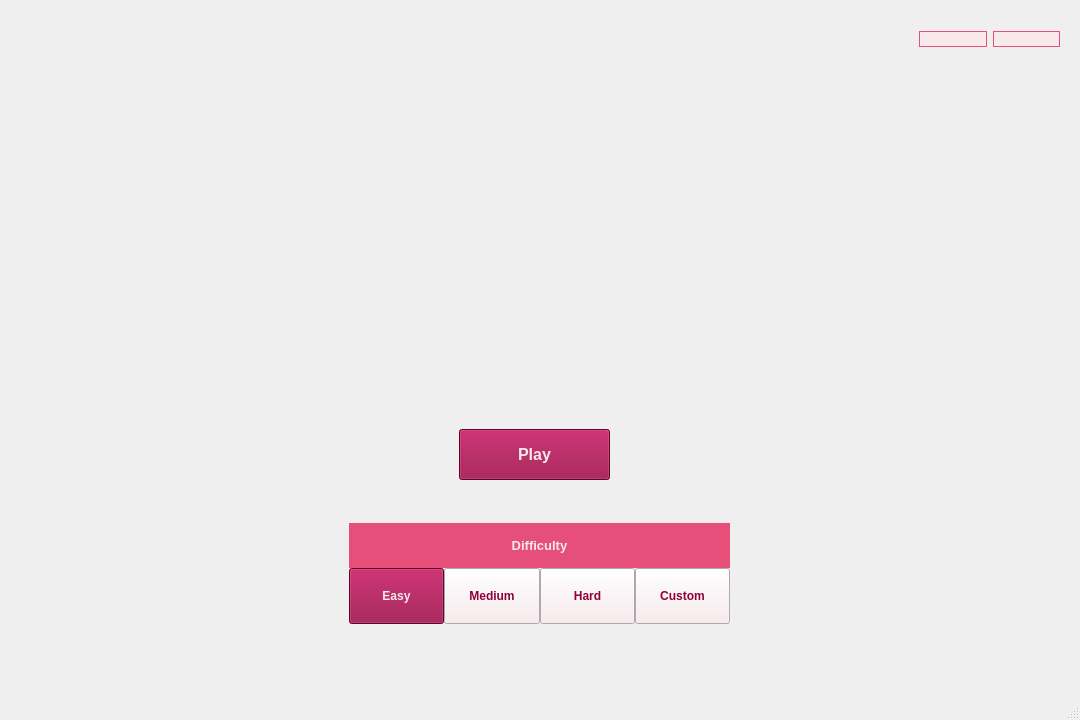
<?xml version="1.0" encoding="UTF-8"?>
<ui version="4.0">
 <class>MenuWindow</class>
 <widget class="QMainWindow" name="MenuWindow">
  <property name="geometry">
   <rect>
    <x>0</x>
    <y>0</y>
    <width>1080</width>
    <height>720</height>
   </rect>
  </property>
  <property name="windowTitle">
   <string>MenuWindow</string>
  </property>
  <widget class="QWidget" name="centralwidget">
   <widget class="QStackedWidget" name="stackedWidget">
    <property name="geometry">
     <rect>
      <x>-1</x>
      <y>-21</y>
      <width>1091</width>
      <height>721</height>
     </rect>
    </property>
    <widget class="QWidget" name="page">
     <widget class="QLabel" name="background">
      <property name="geometry">
       <rect>
        <x>-50</x>
        <y>-20</y>
        <width>1200</width>
        <height>750</height>
       </rect>
      </property>
      <property name="text">
       <string/>
      </property>
      <property name="pixmap">
       <pixmap resource="Resources.qrc">:/img/img/main_bg_2.png</pixmap>
      </property>
      <property name="scaledContents">
       <bool>true</bool>
      </property>
      <property name="alignment">
       <set>Qt::AlignCenter</set>
      </property>
     </widget>
     <widget class="QPushButton" name="play_btn">
      <property name="geometry">
       <rect>
        <x>460</x>
        <y>450</y>
        <width>151</width>
        <height>51</height>
       </rect>
      </property>
      <property name="font">
       <font>
        <pointsize>12</pointsize>
        <bold>true</bold>
       </font>
      </property>
      <property name="cursor">
       <cursorShape>PointingHandCursor</cursorShape>
      </property>
      <property name="styleSheet">
       <string notr="true">color: #F8E9EC;
background-color: #90013B;
text-transform: uppercase;</string>
      </property>
      <property name="text">
       <string>Play</string>
      </property>
     </widget>
     <widget class="QLabel" name="img_kirby">
      <property name="geometry">
       <rect>
        <x>440</x>
        <y>270</y>
        <width>175</width>
        <height>175</height>
       </rect>
      </property>
      <property name="text">
       <string/>
      </property>
      <property name="pixmap">
       <pixmap resource="Resources.qrc">:/img/img/main_kirby_5.png</pixmap>
      </property>
      <property name="scaledContents">
       <bool>true</bool>
      </property>
      <property name="alignment">
       <set>Qt::AlignCenter</set>
      </property>
     </widget>
     <widget class="QLabel" name="img_scarfy">
      <property name="geometry">
       <rect>
        <x>20</x>
        <y>420</y>
        <width>150</width>
        <height>150</height>
       </rect>
      </property>
      <property name="text">
       <string/>
      </property>
      <property name="pixmap">
       <pixmap resource="Resources.qrc">:/img/img/main_scarfy.png</pixmap>
      </property>
      <property name="scaledContents">
       <bool>true</bool>
      </property>
      <property name="alignment">
       <set>Qt::AlignCenter</set>
      </property>
     </widget>
     <widget class="QLabel" name="img_bomber">
      <property name="geometry">
       <rect>
        <x>70</x>
        <y>500</y>
        <width>175</width>
        <height>175</height>
       </rect>
      </property>
      <property name="text">
       <string/>
      </property>
      <property name="pixmap">
       <pixmap resource="Resources.qrc">:/img/img/main_bomber.png</pixmap>
      </property>
      <property name="scaledContents">
       <bool>true</bool>
      </property>
      <property name="alignment">
       <set>Qt::AlignCenter</set>
      </property>
     </widget>
     <widget class="QLabel" name="img_dee">
      <property name="geometry">
       <rect>
        <x>800</x>
        <y>450</y>
        <width>225</width>
        <height>225</height>
       </rect>
      </property>
      <property name="text">
       <string/>
      </property>
      <property name="pixmap">
       <pixmap resource="Resources.qrc">:/img/img/main_dee.png</pixmap>
      </property>
      <property name="scaledContents">
       <bool>true</bool>
      </property>
      <property name="alignment">
       <set>Qt::AlignCenter</set>
      </property>
     </widget>
     <widget class="QLabel" name="title">
      <property name="geometry">
       <rect>
        <x>380</x>
        <y>70</y>
        <width>321</width>
        <height>131</height>
       </rect>
      </property>
      <property name="text">
       <string/>
      </property>
      <property name="pixmap">
       <pixmap resource="Resources.qrc">:/img/img/main_title.png</pixmap>
      </property>
      <property name="scaledContents">
       <bool>true</bool>
      </property>
      <property name="alignment">
       <set>Qt::AlignCenter</set>
      </property>
     </widget>
     <widget class="QLabel" name="subtitle">
      <property name="geometry">
       <rect>
        <x>410</x>
        <y>170</y>
        <width>251</width>
        <height>111</height>
       </rect>
      </property>
      <property name="text">
       <string/>
      </property>
      <property name="pixmap">
       <pixmap resource="Resources.qrc">:/img/img/main_subtitle.png</pixmap>
      </property>
      <property name="scaledContents">
       <bool>true</bool>
      </property>
      <property name="alignment">
       <set>Qt::AlignCenter</set>
      </property>
     </widget>
     <widget class="QWidget" name="verticalLayoutWidget">
      <property name="geometry">
       <rect>
        <x>350</x>
        <y>544</y>
        <width>381</width>
        <height>101</height>
       </rect>
      </property>
      <layout class="QVBoxLayout" name="difficulty_container">
       <property name="spacing">
        <number>0</number>
       </property>
       <item>
        <widget class="QLabel" name="label">
         <property name="font">
          <font>
           <pointsize>10</pointsize>
           <bold>true</bold>
          </font>
         </property>
         <property name="styleSheet">
          <string notr="true">color: #F8E9EC;
background-color: #E54F79;
text-transform: uppercase;</string>
         </property>
         <property name="text">
          <string>Difficulty</string>
         </property>
         <property name="alignment">
          <set>Qt::AlignCenter</set>
         </property>
        </widget>
       </item>
       <item>
        <layout class="QHBoxLayout" name="horizontalLayout">
         <property name="spacing">
          <number>0</number>
         </property>
         <item>
          <widget class="QPushButton" name="easy_btn">
           <property name="font">
            <font>
             <pointsize>9</pointsize>
             <bold>true</bold>
            </font>
           </property>
           <property name="cursor">
            <cursorShape>PointingHandCursor</cursorShape>
           </property>
           <property name="styleSheet">
            <string notr="true">QPushButton {
padding: 20px 0;
text-transform: uppercase;
color: #F8E9EC;
background-color: #90013B;
}
</string>
           </property>
           <property name="text">
            <string>Easy</string>
           </property>
          </widget>
         </item>
         <item>
          <widget class="QPushButton" name="medium_btn">
           <property name="font">
            <font>
             <pointsize>9</pointsize>
             <bold>true</bold>
            </font>
           </property>
           <property name="cursor">
            <cursorShape>PointingHandCursor</cursorShape>
           </property>
           <property name="styleSheet">
            <string notr="true">QPushButton {
padding: 20px 0;
text-transform: uppercase;
color: #90013B;
background-color: #F8E9EC;
}

QPushButton:hover {
padding: 20px 0;
text-transform: uppercase;
color: #F8E9EC;
background-color: #90013B;
}
</string>
           </property>
           <property name="text">
            <string>Medium</string>
           </property>
          </widget>
         </item>
         <item>
          <widget class="QPushButton" name="hard_btn">
           <property name="font">
            <font>
             <pointsize>9</pointsize>
             <bold>true</bold>
            </font>
           </property>
           <property name="cursor">
            <cursorShape>PointingHandCursor</cursorShape>
           </property>
           <property name="styleSheet">
            <string notr="true">QPushButton {
padding: 20px 0;
text-transform: uppercase;
color: #90013B;
background-color: #F8E9EC;
}

QPushButton:hover {
padding: 20px 0;
text-transform: uppercase;
color: #F8E9EC;
background-color: #90013B;
}
</string>
           </property>
           <property name="text">
            <string>Hard</string>
           </property>
          </widget>
         </item>
         <item>
          <widget class="QPushButton" name="custom_btn">
           <property name="font">
            <font>
             <pointsize>9</pointsize>
             <bold>true</bold>
            </font>
           </property>
           <property name="cursor">
            <cursorShape>PointingHandCursor</cursorShape>
           </property>
           <property name="styleSheet">
            <string notr="true">QPushButton {
padding: 20px 0;
text-transform: uppercase;
color: #90013B;
background-color: #F8E9EC;
}

QPushButton:hover {
padding: 20px 0;
text-transform: uppercase;
color: #F8E9EC;
background-color: #90013B;
}
</string>
           </property>
           <property name="text">
            <string>Custom</string>
           </property>
          </widget>
         </item>
        </layout>
       </item>
      </layout>
     </widget>
     <widget class="QWidget" name="horizontalLayoutWidget_2">
      <property name="geometry">
       <rect>
        <x>310</x>
        <y>330</y>
        <width>441</width>
        <height>80</height>
       </rect>
      </property>
      <layout class="QHBoxLayout" name="arrow_container">
       <property name="spacing">
        <number>300</number>
       </property>
       <item>
        <widget class="QPushButton" name="left_arrow">
         <property name="cursor">
          <cursorShape>PointingHandCursor</cursorShape>
         </property>
         <property name="styleSheet">
          <string notr="true">background-color: transparent; 
border: 0px;</string>
         </property>
         <property name="text">
          <string/>
         </property>
         <property name="icon">
          <iconset resource="Resources.qrc">
           <normaloff>:/img/img/arrow_left.png</normaloff>:/img/img/arrow_left.png</iconset>
         </property>
         <property name="iconSize">
          <size>
           <width>50</width>
           <height>50</height>
          </size>
         </property>
        </widget>
       </item>
       <item>
        <widget class="QPushButton" name="right_arrow">
         <property name="cursor">
          <cursorShape>PointingHandCursor</cursorShape>
         </property>
         <property name="styleSheet">
          <string notr="true">background-color: transparent; 
border: 0px;</string>
         </property>
         <property name="text">
          <string/>
         </property>
         <property name="icon">
          <iconset resource="Resources.qrc">
           <normaloff>:/img/img/arrow_right.png</normaloff>:/img/img/arrow_right.png</iconset>
         </property>
         <property name="iconSize">
          <size>
           <width>50</width>
           <height>50</height>
          </size>
         </property>
        </widget>
       </item>
      </layout>
     </widget>
     <widget class="QWidget" name="horizontalLayoutWidget">
      <property name="geometry">
       <rect>
        <x>920</x>
        <y>20</y>
        <width>141</width>
        <height>80</height>
       </rect>
      </property>
      <layout class="QHBoxLayout" name="horizontalLayout_2">
       <item>
        <widget class="QPushButton" name="music_btn">
         <property name="font">
          <font>
           <pointsize>9</pointsize>
           <bold>true</bold>
          </font>
         </property>
         <property name="cursor">
          <cursorShape>PointingHandCursor</cursorShape>
         </property>
         <property name="styleSheet">
          <string notr="true">border: 1px solid #E54F79;
background: #F8E9EC;</string>
         </property>
         <property name="text">
          <string/>
         </property>
         <property name="icon">
          <iconset resource="Resources.qrc">
           <normaloff>:/img/img/music_kirby.png</normaloff>:/img/img/music_kirby.png</iconset>
         </property>
         <property name="iconSize">
          <size>
           <width>50</width>
           <height>50</height>
          </size>
         </property>
        </widget>
       </item>
       <item>
        <widget class="QPushButton" name="custom_btn_2">
         <property name="font">
          <font>
           <pointsize>9</pointsize>
           <bold>true</bold>
          </font>
         </property>
         <property name="cursor">
          <cursorShape>PointingHandCursor</cursorShape>
         </property>
         <property name="styleSheet">
          <string notr="true">border: 1px solid #E54F79;
background: #F8E9EC;</string>
         </property>
         <property name="text">
          <string/>
         </property>
         <property name="icon">
          <iconset resource="Resources.qrc">
           <normaloff>:/img/img/tutorial_kirby.png</normaloff>:/img/img/tutorial_kirby.png</iconset>
         </property>
         <property name="iconSize">
          <size>
           <width>50</width>
           <height>50</height>
          </size>
         </property>
        </widget>
       </item>
      </layout>
     </widget>
     <zorder>background</zorder>
     <zorder>play_btn</zorder>
     <zorder>img_scarfy</zorder>
     <zorder>img_bomber</zorder>
     <zorder>img_dee</zorder>
     <zorder>title</zorder>
     <zorder>subtitle</zorder>
     <zorder>verticalLayoutWidget</zorder>
     <zorder>horizontalLayoutWidget_2</zorder>
     <zorder>img_kirby</zorder>
     <zorder>horizontalLayoutWidget</zorder>
    </widget>
   </widget>
  </widget>
  <widget class="QMenuBar" name="menubar">
   <property name="geometry">
    <rect>
     <x>0</x>
     <y>0</y>
     <width>1080</width>
     <height>25</height>
    </rect>
   </property>
  </widget>
  <widget class="QStatusBar" name="statusbar"/>
 </widget>
 <resources>
  <include location="Resources.qrc"/>
 </resources>
 <connections/>
</ui>
